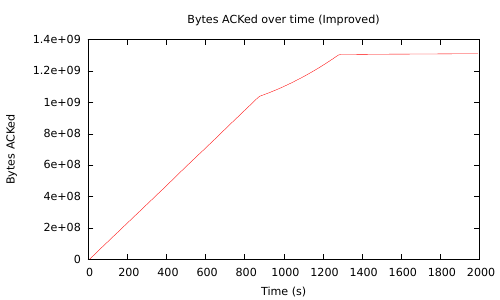

Source code (gnuplot):
set term pdf enhanced color
set output "ack_plot_new.pdf"
set size 1,1
set title "Bytes ACKed over time (Improved)"
set xlabel "Time (s)"
set ylabel "Bytes ACKed"
plot "ack_plot_new.dat" with lines title ""

